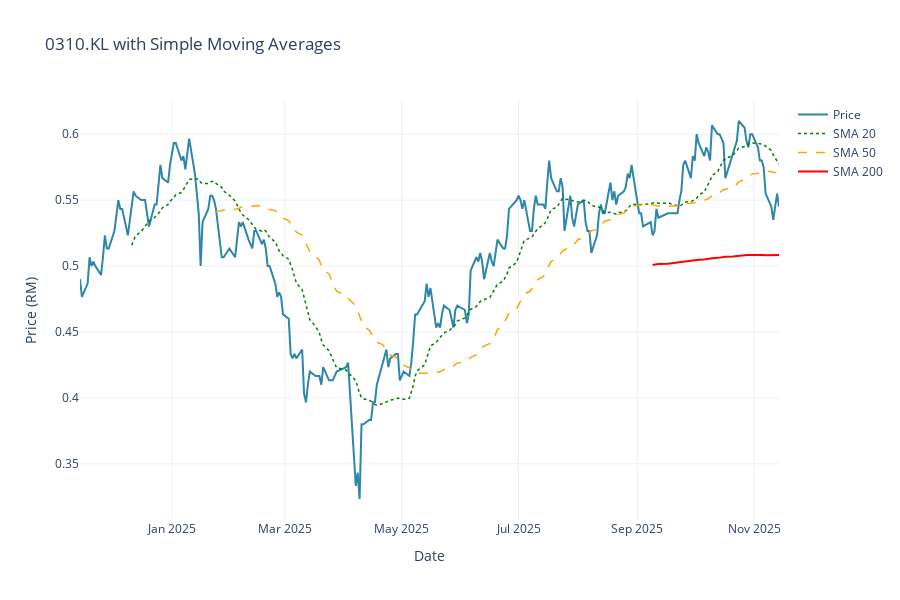

Notebook code cell kept with this figure:
### Code cell
# ========================================
# Visualize Price with SMAs (Interactive Chart)
# ========================================

# Safety check: Make sure we have data and SMAs calculated
if 'data' not in locals() or len(data) == 0:
    print("⚠️ ERROR: No data found!")
    print("   Please run the previous cells first to fetch stock data.")
elif 'SMA_20' not in data.columns:
    print("⚠️ ERROR: SMAs not calculated yet!")
    print("   Please run the previous cell first to calculate moving averages.")
else:
    # -------------------
    # STEP 1: Create the figure
    # -------------------
    # This creates an empty interactive chart using Plotly
    fig = go.Figure()
    
    # -------------------
    # STEP 2: Add the price line
    # -------------------
    # This shows the actual closing price each day
    fig.add_trace(go.Scatter(
        x=data.index,           # X-axis: dates
        y=data['Close'],        # Y-axis: closing prices
        name='Price',           # Label for legend
        line=dict(color='#2E86AB', width=2),  # Blue color, 2px thick
        # 💡 We use actual price as the reference point
    ))
    
    # -------------------
    # STEP 3: Add SMA 20 (short-term)
    # -------------------
    # Fast-moving average - hugs the price closely
    fig.add_trace(go.Scatter(
        x=data.index,
        y=data['SMA_20'],
        name='SMA 20',          # 20-day average
        line=dict(color='green', width=1.5, dash='dot'),  # Green dotted line
        # 💡 Dotted style = short-term indicator
    ))
    
    # -------------------
    # STEP 4: Add SMA 50 (medium-term)
    # -------------------
    # Slower than SMA 20, smoother line
    fig.add_trace(go.Scatter(
        x=data.index,
        y=data['SMA_50'],
        name='SMA 50',          # 50-day average
        line=dict(color='orange', width=1.5, dash='dash'),  # Orange dashed line
        # 💡 Dashed style = medium-term indicator
    ))
    
    # -------------------
    # STEP 5: Add SMA 200 (long-term)
    # -------------------
    # Slowest and smoothest - shows the big trend
    fig.add_trace(go.Scatter(
        x=data.index,
        y=data['SMA_200'],
        name='SMA 200',         # 200-day average
        line=dict(color='red', width=2),  # Red solid line, 2px thick
        # 💡 Solid thick line = major long-term indicator
        # This is THE MOST IMPORTANT MA - watched by institutions!
    ))
    
    # -------------------
    # STEP 6: Customize the chart layout
    # -------------------
    fig.update_layout(
        title=f'{ticker} with Simple Moving Averages',  # Chart title
        yaxis_title='Price (RM)',    # Y-axis label
        xaxis_title='Date',          # X-axis label
        template='plotly_white',     # Clean white background
        height=600,                  # Chart height in pixels
        hovermode='x unified',       # Show all values when hovering over a date
        # 💡 'x unified' means hovering shows all lines at once!
    )
    
    # -------------------
    # STEP 7: Display the chart
    # -------------------
    fig.show()
    # 💡 The chart is INTERACTIVE!
    # - Hover to see exact values
    # - Click legend items to hide/show lines
    # - Zoom in by dragging
    # - Pan by holding shift and dragging
    # - Double-click to reset zoom
    
    # -------------------
    # STEP 8: Provide interpretation hints
    # -------------------
    print("\n✅ Chart with SMAs created!")
    print("\n" + "="*60)
    print("📊 HOW TO READ THIS CHART")
    print("="*60)
    print("\n🔵 Blue Line = Actual stock price (the reality)")
    print("🟢 Green Dots = SMA 20 (short-term trend)")
    print("🟠 Orange Dashes = SMA 50 (medium-term trend)")
    print("🔴 Red Line = SMA 200 (long-term trend)")
    
    print("\n💡 Key Observations To Make:")
    print("="*60)
    print("\n1️⃣  RESPONSIVENESS:")
    print("   - Notice how SMA 20 (green) follows price most closely")
    print("   - SMA 50 (orange) is smoother, lags a bit")
    print("   - SMA 200 (red) is very smooth, shows only major trends")
    
    print("\n2️⃣  SUPPORT AND RESISTANCE:")
    print("   - In uptrends: MAs often act as SUPPORT (price bounces off them)")
    print("   - In downtrends: MAs often act as RESISTANCE (price gets rejected)")
    print("   - Look for times when price touched an MA and bounced!")
    
    print("\n3️⃣  TREND DIRECTION:")
    print("   - When all MAs slope upward → Strong uptrend")
    print("   - When all MAs slope downward → Strong downtrend")
    print("   - When MAs are flat/tangled → Sideways/confused market")
    
    print("\n4️⃣  CROSSOVERS (we'll learn more about these later):")
    print("   - When price crosses ABOVE an MA → Bullish signal")
    print("   - When price crosses BELOW an MA → Bearish signal")
    
    print("\n" + "="*60)
    print("🎯 INTERACTIVE FEATURES TO TRY")
    print("="*60)
    print("✓ Hover over any date to see exact prices and MA values")
    print("✓ Click on legend items (Price, SMA 20, etc.) to hide/show them")
    print("✓ Drag on the chart to zoom into a specific time period")
    print("✓ Double-click to reset the zoom")
    print("✓ Compare how MAs react differently during volatile periods")
    
    print("\n💭 Question to think about:")
    print("   Which MA would you use if you were a day trader? Long-term investor?")
    print("   (Hint: Day traders want fast signals, investors want less noise!)")

### Figure 1 — Plotly figure (JSON) as saved in the notebook; plotly's stock layout.template omitted (floating-point values rounded to 4 significant figures; data arrays with more than 128 entries replaced by an {"elided": "..."} marker saying what was removed)
{"data": [{"line": {"color": "#2E86AB", "width": 2}, "name": "Price", "type": "scatter", "x": {"elided": "245 str values"}, "y": {"elided": "245 float values"}}, {"line": {"color": "green", "dash": "dot", "width": 1.5}, "name": "SMA 20", "type": "scatter", "x": {"elided": "245 str values"}, "y": {"elided": "245 float values"}}, {"line": {"color": "orange", "dash": "dash", "width": 1.5}, "name": "SMA 50", "type": "scatter", "x": {"elided": "245 str values"}, "y": {"elided": "245 float values"}}, {"line": {"color": "red", "width": 2}, "name": "SMA 200", "type": "scatter", "x": {"elided": "245 str values"}, "y": {"elided": "245 float values"}}], "layout": {"height": 600, "hovermode": "x unified", "title": {"text": "0310.KL with Simple Moving Averages"}, "xaxis": {"title": {"text": "Date"}}, "yaxis": {"title": {"text": "Price (RM)"}}}}
